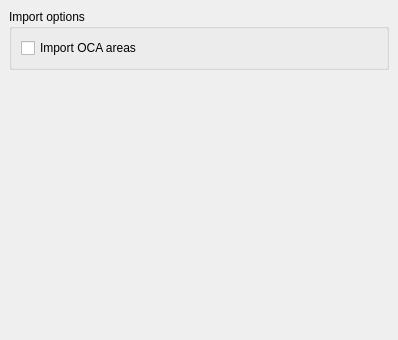
<?xml version="1.0" encoding="UTF-8"?>
<ui version="4.0">
 <class>Gui::Dialog::DlgSettingsDraft</class>
 <widget class="QWidget" name="Gui::Dialog::DlgSettingsDraft">
  <property name="geometry">
   <rect>
    <x>0</x>
    <y>0</y>
    <width>398</width>
    <height>340</height>
   </rect>
  </property>
  <property name="windowTitle">
   <string>OCA</string>
  </property>
  <layout class="QVBoxLayout">
   <property name="spacing">
    <number>6</number>
   </property>
   <property name="margin">
    <number>9</number>
   </property>
   <item>
    <widget class="QGroupBox" name="GroupBox12_3">
     <property name="title">
      <string>Import options</string>
     </property>
     <layout class="QVBoxLayout" name="_6">
      <property name="spacing">
       <number>6</number>
      </property>
      <property name="margin">
       <number>9</number>
      </property>
      <item>
       <layout class="QHBoxLayout" name="_7">
        <property name="spacing">
         <number>6</number>
        </property>
        <property name="margin">
         <number>0</number>
        </property>
        <item>
         <widget class="Gui::PrefCheckBox" name="gui::prefcheckbox_4">
          <property name="toolTip">
           <string>Check this if you want the areas (3D faces) to be imported too.</string>
          </property>
          <property name="text">
           <string>Import OCA areas</string>
          </property>
          <property name="prefEntry" stdset="0">
           <cstring>ocaareas</cstring>
          </property>
          <property name="prefPath" stdset="0">
           <cstring>Mod/Draft</cstring>
          </property>
         </widget>
        </item>
       </layout>
      </item>
     </layout>
    </widget>
   </item>
   <item>
    <spacer name="verticalSpacer">
     <property name="orientation">
      <enum>Qt::Vertical</enum>
     </property>
     <property name="sizeHint" stdset="0">
      <size>
       <width>20</width>
       <height>40</height>
      </size>
     </property>
    </spacer>
   </item>
  </layout>
 </widget>
 <layoutdefault spacing="6" margin="11"/>
 <pixmapfunction>qPixmapFromMimeSource</pixmapfunction>
 <customwidgets>
  <customwidget>
   <class>Gui::PrefCheckBox</class>
   <extends>QCheckBox</extends>
   <header>Gui/PrefWidgets.h</header>
  </customwidget>
 </customwidgets>
 <resources/>
 <connections/>
</ui>
